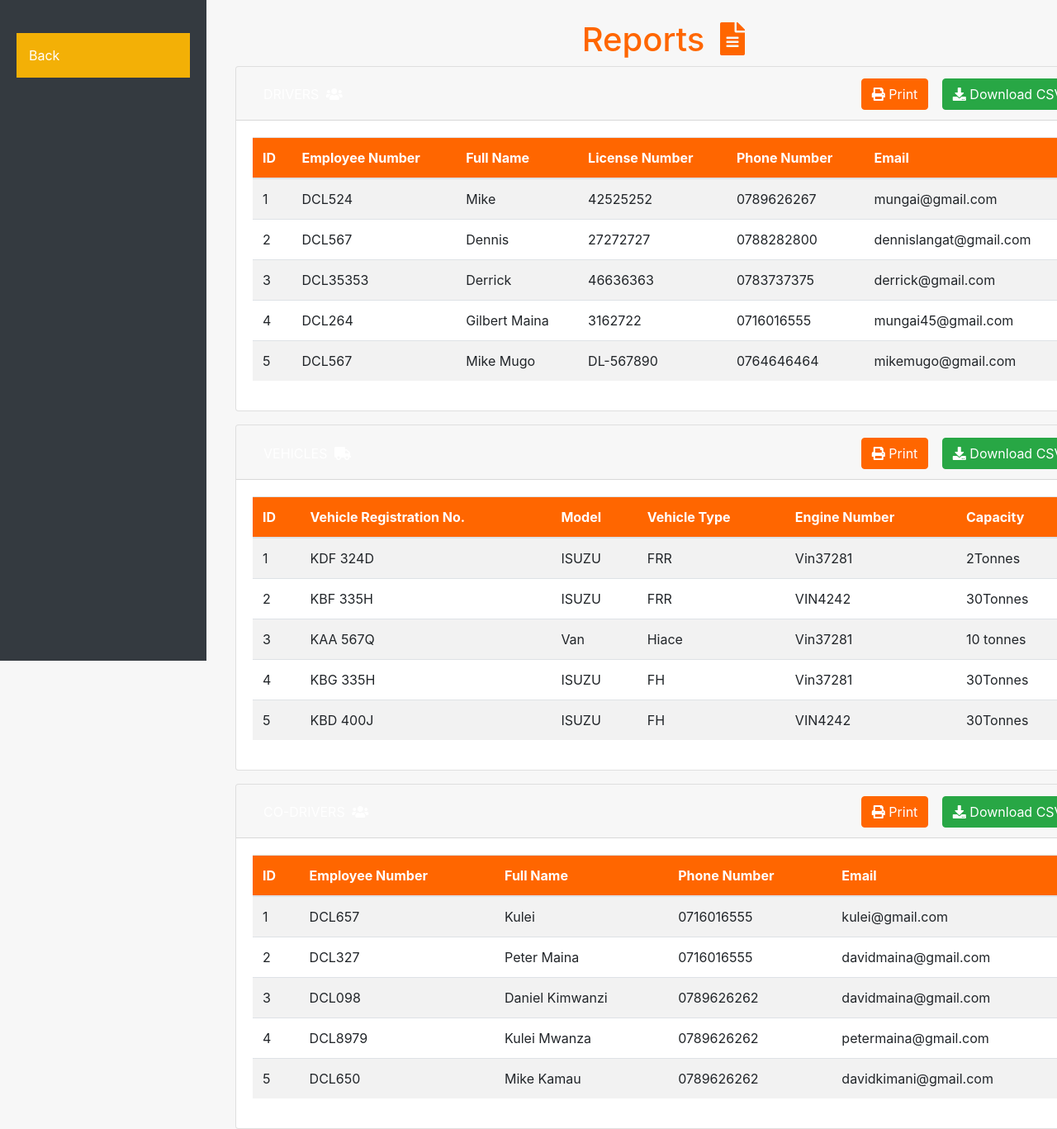
The page /reports/ on the database as committed earlier.
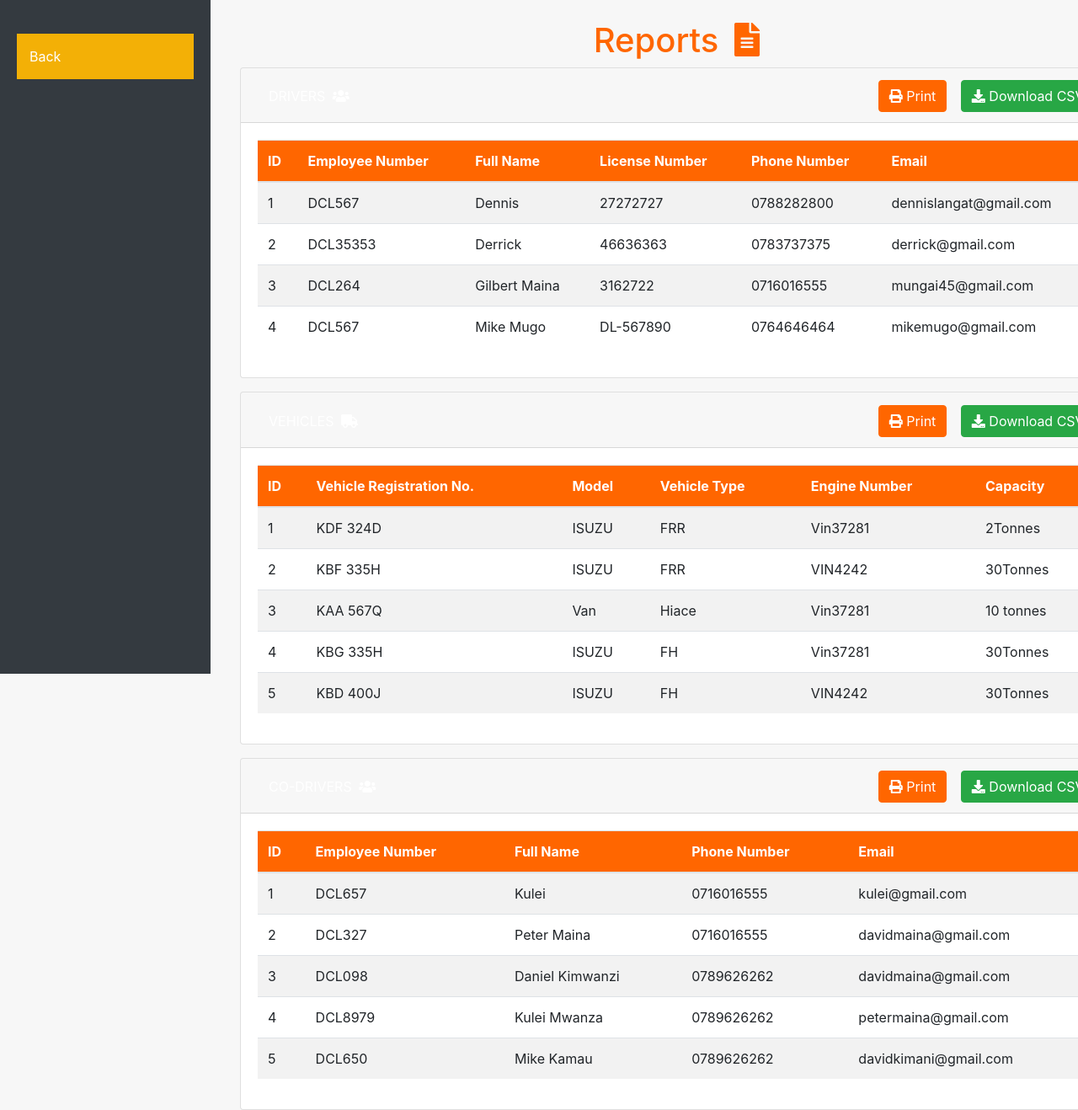
The same page on the database as committed later.
### DLMS/models.py (models this page shows, shortened)
class Driver(models.Model):
    full_name = models.CharField(max_length=100)
    employee_number = models.CharField(max_length=100)
    license_number = models.CharField(max_length=50)
    phone_number = models.CharField(max_length=15)
    email = models.EmailField()

class Vehicle(models.Model):
    vehicle_regno = models.CharField(max_length=100)
    vehicle_model = models.CharField(max_length=100)
    vehicle_type = models.CharField(max_length=100)
    engine_number = models.CharField(max_length=100)
    capacity = models.CharField(max_length=100)

class CoDriver(models.Model):
    employee_number = models.CharField(max_length=50, unique=True)
    co_driver_name = models.CharField(max_length=100)
    phone_number = models.CharField(max_length=10)
    email_address = models.EmailField()

### DLMS/views.py (the view)
# urls.py: path('reports/', reports, name='reports'),
def reports(request):
    drivers = Driver.objects.all()
    co_drivers = CoDriver.objects.all()
    vehicles = Vehicle.objects.all()
    return render(request, 'reports.html', {
        'drivers': drivers,
        'co_drivers': co_drivers,
        'vehicles': vehicles
    })

### DLMS/templates/reports.html (shortened to what this page needs)
<!DOCTYPE html>
<html lang="en">
<head>
  <link rel="stylesheet" href="https://stackpath.bootstrapcdn.com/bootstrap/4.5.2/css/bootstrap.min.css">
  <link rel="stylesheet" href="https://cdnjs.cloudflare.com/ajax/libs/font-awesome/5.15.3/css/all.min.css">
  {% load static %}
  <link rel="stylesheet" href="{% static 'reports.css' %}">
</head>
<body>
  <div class="sidebar">
    <a href="#" class="back-button" onclick="goToDashboard()">Back</a>
  </div>
  <div class="container mt-4 col-md-10">
    <h1 class="text-center">
        Reports
        <i class="fas fa-file-alt ml-2"></i>
    </h1>
    <div class="card">
      <div class="card-header" id="driversHeading">
        <h2 class="mb-0">
          <button class="btn btn-link text-white" type="button" data-toggle="collapse" data-target="#driversCollapse" aria-expanded="true" aria-controls="driversCollapse">
            <i class="fas fa-users ml-1"></i>
          </button>
          <div class="float-right no-print">
            <button class="btn btn-primary mr-2 btn-print" onclick="printSection('driversCollapse')">
              <i class="fas fa-print"></i> Print
            </button>
            <button class="btn btn-success btn-download" onclick="downloadCSV('drivers')">
              <i class="fas fa-download"></i> Download CSV
            </button>
          </div>
        </h2>
      </div>
      <div id="driversCollapse" class="collapse show" aria-labelledby="driversHeading">
        <div class="card-body">
          <table class="table table-striped">
            <thead>
              <tr>
                <th>ID</th>
                <th>Employee Number</th>
                <th>Full Name</th>
                <th>License Number</th>
                <th>Phone Number</th>
                <th>Email</th>
              </tr>
            </thead>
            <tbody>
              {% for driver in drivers %}
              <tr>
                <td>{{ forloop.counter }}</td>
                <td>{{ driver.employee_number }}</td>
                <td>{{ driver.full_name }}</td>
                <td>{{ driver.license_number }}</td>
                <td>{{ driver.phone_number }}</td>
                <td>{{ driver.email }}</td>
              </tr>
              {% endfor %}
            </tbody>
          </table>
        </div>
      </div>
    </div>
    <div class="card mt-3">
      <div class="card-header" id="vehiclesHeading">
        <h2 class="mb-0">
          <button class="btn btn-link text-white" type="button" data-toggle="collapse" data-target="#vehiclesCollapse" aria-expanded="true" aria-controls="vehiclesCollapse">
            <i class="fas fa-truck ml-1"></i>
          </button>
          <div class="float-right no-print">
            <button class="btn btn-primary mr-2 btn-print" onclick="printSection('vehiclesCollapse')">
              <i class="fas fa-print"></i> Print
            </button>
            <button class="btn btn-success btn-download" onclick="downloadCSV('vehicles')">
              <i class="fas fa-download"></i> Download CSV
            </button>
          </div>
        </h2>
      </div>
      <div id="vehiclesCollapse" class="collapse show" aria-labelledby="vehiclesHeading">
        <div class="card-body">
          <table class="table table-striped">
            <thead>
              <tr>
                <th>ID</th>
                <th>Vehicle Registration No.</th>
                <th>Model</th>
                <th>Vehicle Type</th>
                <th>Engine Number</th>
                <th>Capacity</th>
              </tr>
            </thead>
            <tbody>
              {% for vehicle in vehicles %}
              <tr>
                <td>{{ forloop.counter }}</td>
                <td>{{ vehicle.vehicle_regno }}</td>
                <td>{{ vehicle.vehicle_model }}</td>
                <td>{{ vehicle.vehicle_type }}</td>
                <td>{{ vehicle.engine_number }}</td>
                <td>{{ vehicle.capacity }}</td>
              </tr>
              {% endfor %}
            </tbody>
          </table>
        </div>
      </div>
    </div>
    <div class="card mt-3">
      <div class="card-header" id="coDriversHeading">
        <h2 class="mb-0">
          <button class="btn btn-link text-white" type="button" data-toggle="collapse" data-target="#coDriversCollapse" aria-expanded="true" aria-controls="coDriversCollapse">
            <i class="fas fa-users ml-1"></i>
          </button>
          <div class="float-right no-print">
            <button class="btn btn-primary mr-2 btn-print" onclick="printSection('coDriversCollapse')">
              <i class="fas fa-print"></i> Print
            </button>
            <button class="btn btn-success btn-download" onclick="downloadCSV('co_drivers')">
              <i class="fas fa-download"></i> Download CSV
            </button>
          </div>
        </h2>
      </div>
      <div id="coDriversCollapse" class="collapse show" aria-labelledby="coDriversHeading">
        <div class="card-body">
          <table class="table table-striped">
            <thead>
              <tr>
                <th>ID</th>
                <th>Employee Number</th>
                <th>Full Name</th>
                <th>Phone Number</th>
                <th>Email</th>
              </tr>
            </thead>
            <tbody>
              {% for co_driver in co_drivers %}
              <tr>
                <td>{{ forloop.counter }}</td>
                <td>{{ co_driver.employee_number }}</td>
                <td>{{ co_driver.co_driver_name }}</td>
                <td>{{ co_driver.phone_number }}</td>
                <td>{{ co_driver.email_address }}</td>
              </tr>
              {% endfor %}
            </tbody>
          </table>
        </div>
      </div>
    </div>
  </div>
   </body>
</html>

### DLMS/static/reports.css (style rules this page uses)
body { background-color: #f7f7f7; color: #333; margin: 0; padding: 0; }
h1 { color: #ff6600; }
.btn-primary { background-color: #ff6600; border-color: #ff6600; }
.table thead th { background-color: #ff6600; color: white; }
.sidebar { position: fixed; top: 0; left: 0; width: 200px; height: 100%; background-color: #343a40; padding-top: 20px; z-index: 1000; overflow-y: auto; }
.sidebar a { color: #fff; padding: 15px; text-decoration: none; display: block; }
.back-button { display: inline-block; padding: 10px 15px; background-color: #f3b006; color: #f0e80ee0; border: none; cursor: pointer; }

### DLMS/templates/reports.html (style rules this page uses)
.sidebar { width: 250px; height: 100vh; position: fixed; background-color: #343a40; color: white; padding: 20px; }
.container { margin-left: 270px; }
.sidebar a { color: white; text-decoration: none; display: block; margin-top: 20px; }
.btn-link { color: white; text-decoration: none; }

Rows that differ between the two databases and show on the page:
removed Driver: employee_number "DCL524", full_name "Mike", license_number "42525252", phone_number "0789626267", email "mungai@gmail.com"
